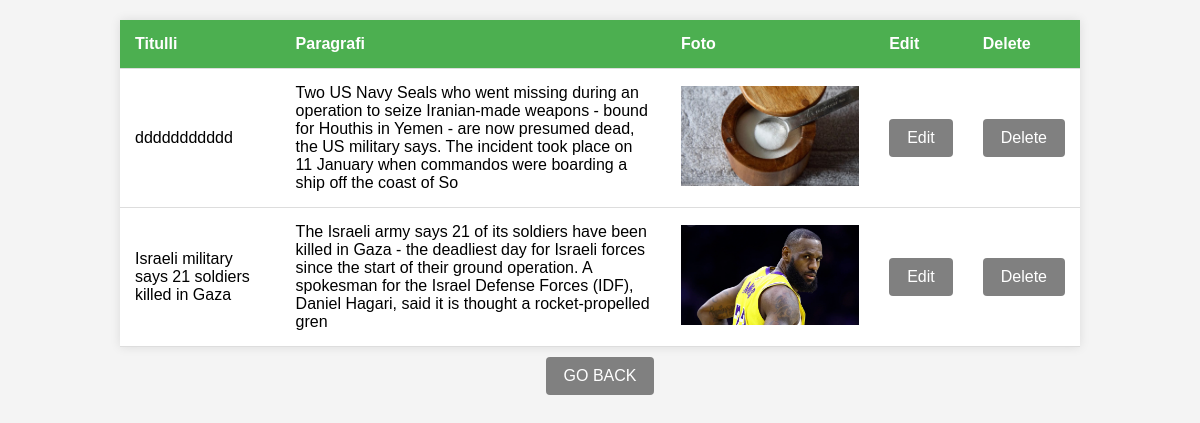
The app's page /newsdashboard.php with its own data.
### tables this page shows
CREATE TABLE `news` (
  `id` int(255) NOT NULL,
  `newsName` varchar(255) NOT NULL,
  `newsText` varchar(255) NOT NULL,
  `foto` varchar(255) NOT NULL
);

### CRUDAT_PER_LAJME.php (called while the page is built, shortened)
<?php
class CRUDAT_PER_LAJME
{
    private $connection;
    public function __construct()
    {
        $conn = new DATABASE1;
        $this->connection = $conn->startConnection();
    }
        public function getAllNews()
        {
        $conn = $this->connection;
        $sql = "SELECT * FROM news";
        $statement = $conn->query($sql);
         $newsList = $statement->fetchAll();
        return $newsList;
        }
}
?>

### newsdashboard.php (the view, shortened to what this page needs)
<?php
include_once "CRUDAT_PER_LAJME.php";
$crud = new CRUDAT_PER_LAJME();
$newsList = $crud->getAllNews();
?>
<!DOCTYPE html>
<html lang="en">
<head>
    <link rel="stylesheet" href="style.css">
</head>
<body>
    <table>
        <thead>
            <tr>
                <th>Titulli</th>
                <th>Paragrafi</th>
                <th>Foto</th>
                <th>Edit</th>
                <th>Delete</th>
            </tr>
        </thead>
        <tbody>
            <?php foreach ($newsList as $news) { ?>
                <tr>
                    <td><?php echo $news["newsName"]; ?></td>
                    <td><?php echo $news["newsText"]; ?></td>
                    <td>
                        <?php
                        $image = "indexphoto/" .$news["foto"];
                        echo "<img src = '$image' style = 'max-height: 100px; max-width: 100;'";
                        ?>
                    </td>
                    <td><a href='editNews.php?id=<?= $news["id"] ?>'>Edit</a></td>
                    <td><a href='deleteNews.php?id=<?= $news["id"] ?>'>Delete</a></td>
                </tr>
            <?php } ?>
        </tbody>
    </table>
    <div class="goback">
        <a href="index.php">GO BACK</a>
    </div>
</body>
</html>

### style.css (style rules this page uses)
* { box-sizing: border-box; margin: 0px; padding: 0px; }
body { font-family: Arial, Helvetica, sans-serif; }
a { display: inline-block; margin-top: 10px; margin-bottom: 10px; background-color: gray; color: white; padding: 10px 18px; text-decoration: none; border-radius: 4px; }

### newsdashboard.php (style rules this page uses)
body { font-family: Arial, sans-serif; background-color: #f4f4f4; margin: 0; padding: 0; display: flex; flex-direction: column; align-items: center; }
table { width: 80%; border-collapse: collapse; margin-top: 20px; background-color: #fff; box-shadow: 0 0 10px rgba(0, 0, 0, 0.1); }
th, td { padding: 15px; text-align: left; border-bottom: 1px solid #ddd; }
th { background-color: #4CAF50; color: white; }

### records on screen
news: newsName "ddddddddddd", newsText "Two US Navy Seals who went missing during an operation to seize Iranian-made weapons - bound for Houthis in Yemen - are now presumed dead, the US military says. The incident took place on 11 January when commandos were boarding a ship off the coast of So", foto (picture)
news: newsName "Israeli military says 21 soldiers killed in Gaza", newsText "The Israeli army says 21 of its soldiers have been killed in Gaza - the deadliest day for Israeli forces since the start of their ground operation. A spokesman for the Israel Defense Forces (IDF), Daniel Hagari, said it is thought a rocket-propelled gren", foto (picture)
